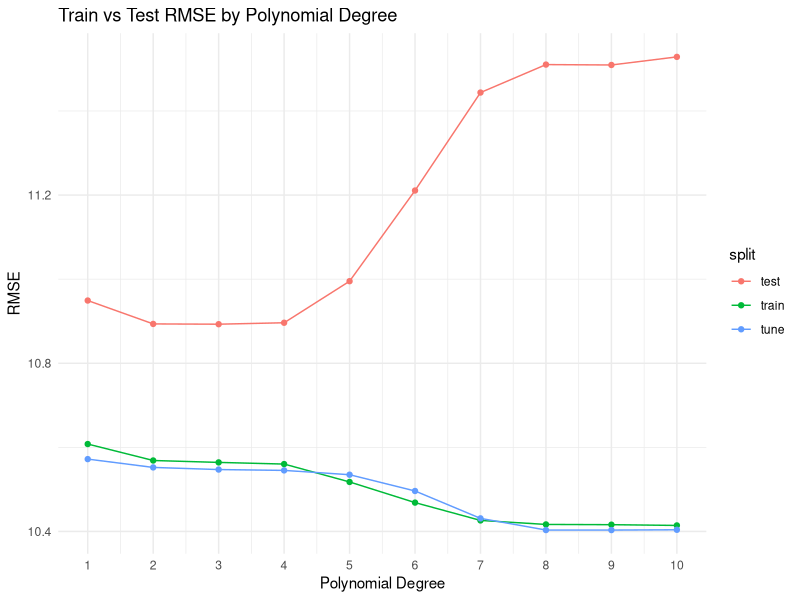
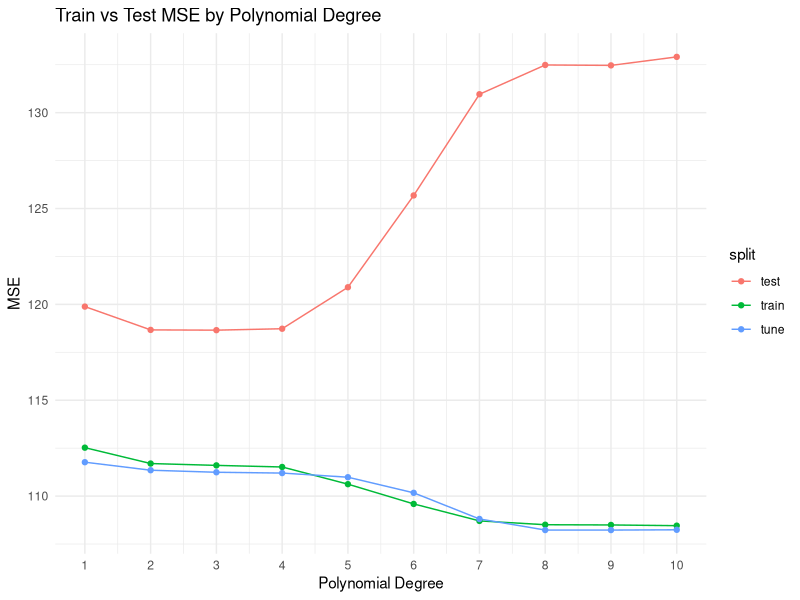
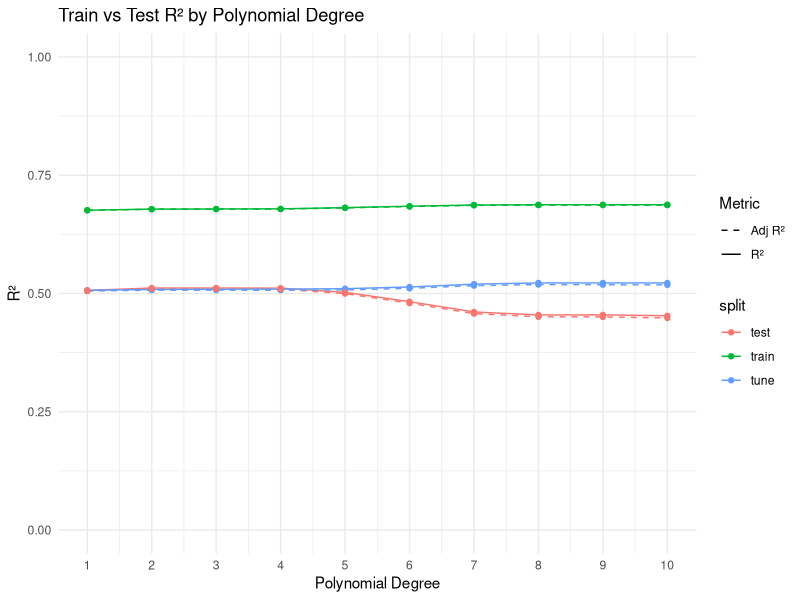
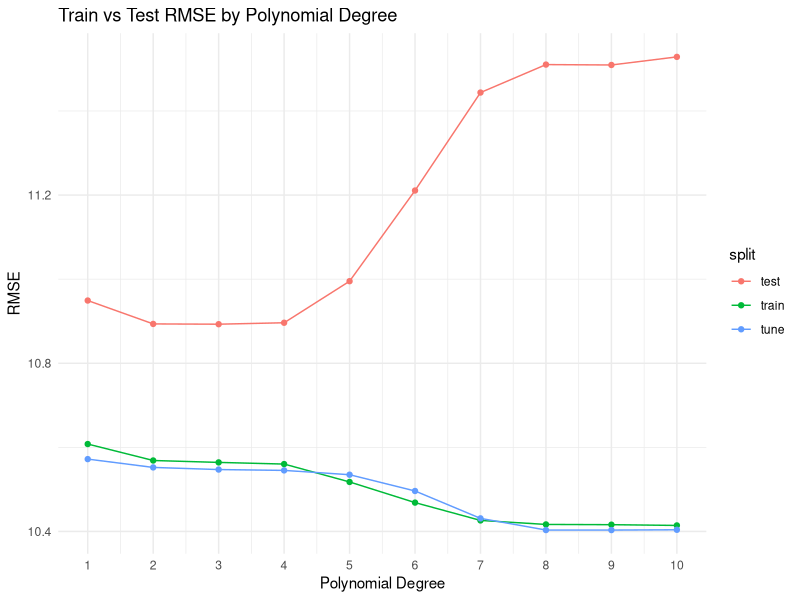
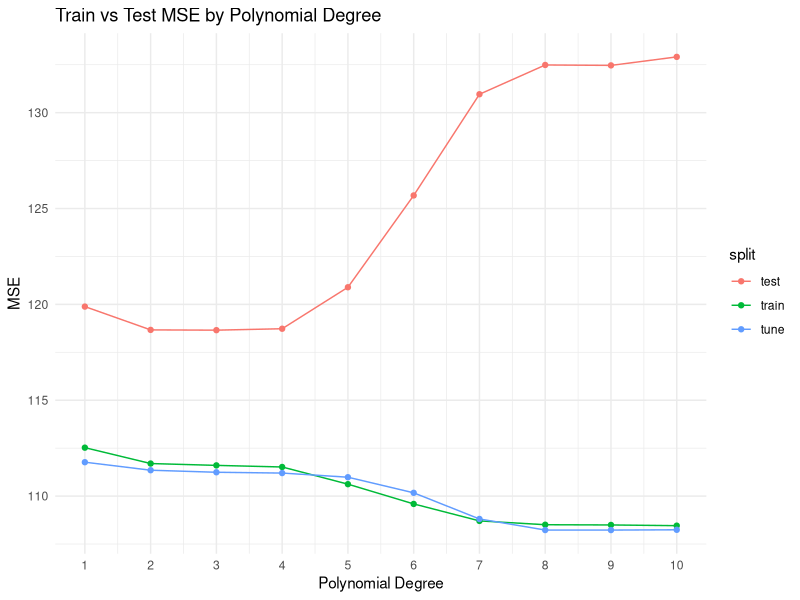
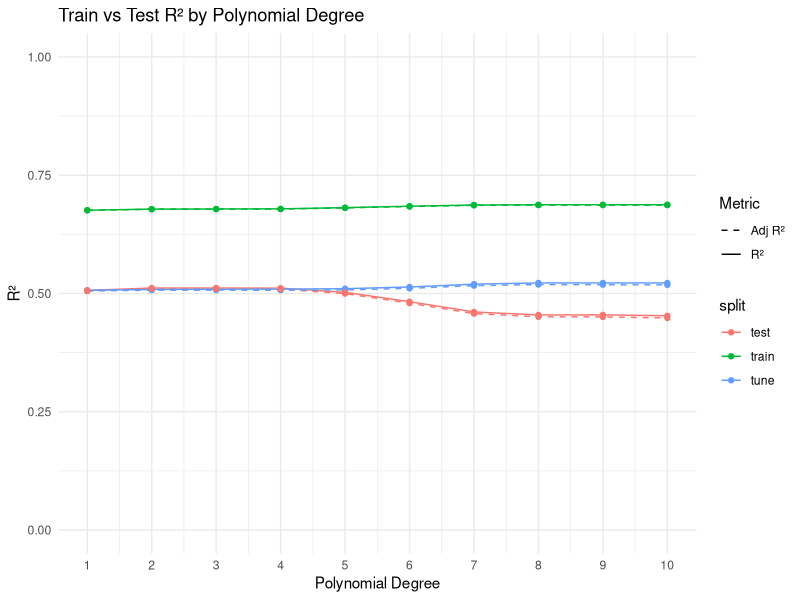

Write R code to recreate these figures, in order.
library(tidyverse)

## Poly ##
poly_results <- read_csv("data/model_data/poly_results.csv")

# RMSE
poly_results |>
  mutate(degree = as.integer(str_remove(model, "poly_"))) |>
  ggplot(aes(x = degree, y = rmse, color = split)) +
  geom_line() + geom_point() +
  scale_x_continuous(breaks = 1:10) +
  labs(x = "Polynomial Degree", y = "RMSE",
       title = "Train vs Test RMSE by Polynomial Degree") +
  theme_minimal()
ggsave("plots/poly_plots/RMSE.png")

# MSE
poly_results |>
  mutate(degree = as.integer(str_remove(model, "poly_"))) |>
  ggplot(aes(x = degree, y = mse, color = split)) +
  geom_line() + geom_point() +
  scale_x_continuous(breaks = 1:10) +
  labs(x = "Polynomial Degree", y = "MSE",
       title = "Train vs Test MSE by Polynomial Degree") +
  theme_minimal()
ggsave("plots/poly_plots/MSE.png")

# R^2 & Adjusted R^2
poly_results |>
  mutate(degree = as.integer(str_remove(model, "poly_"))) |>
  pivot_longer(cols = c(r2, adj_r2), names_to = "metric", values_to = "value") |>
  ggplot(aes(x = degree, y = value, color = split, linetype = metric)) +
  geom_line() + geom_point() +
  scale_x_continuous(breaks = 1:10) +
  scale_y_continuous(limits = c(0, 1)) +
  labs(x = "Polynomial Degree", y = "R²",
       title = "Train vs Test R² by Polynomial Degree",
       linetype = "Metric") +
  scale_linetype_manual(values = c("r2" = "solid", "adj_r2" = "dashed"),
                        labels = c("r2" = "R²", "adj_r2" = "Adj R²")) +
  theme_minimal()
ggsave("plots/poly_plots/r2_combined.png")
